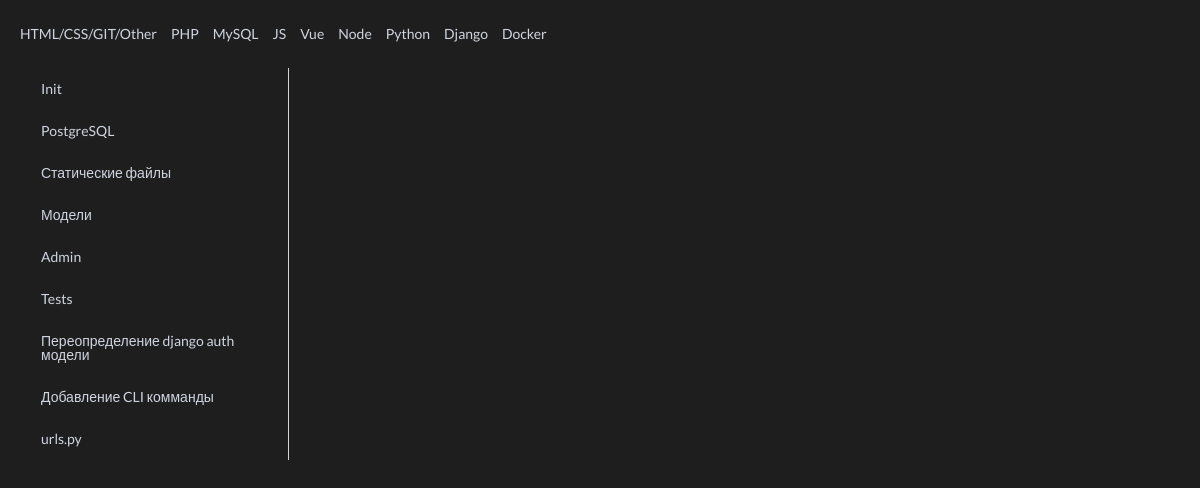
Before: /info?t=dj with the older database file.
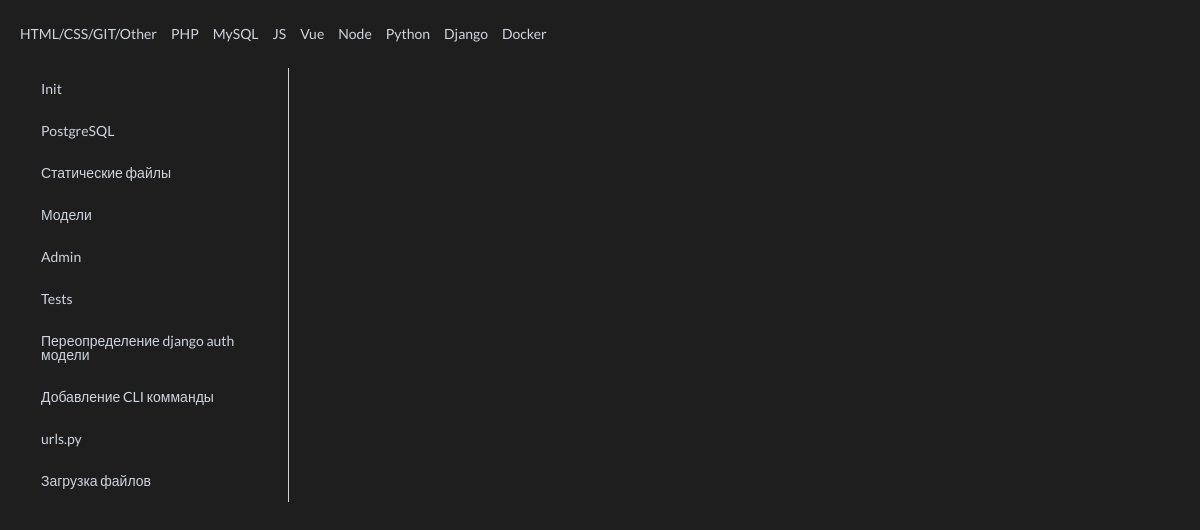
After: the same page with the newer database file.
### scraps/models.py (models this page shows, shortened)
class Technology(models.Model):
    name = models.CharField(verbose_name='Name of technology', max_length=255)
    link_name = models.CharField(verbose_name='Link name of technology(JavaScript=js)', max_length=255)
    class Meta:
        verbose_name_plural = 'Technologis'
        verbose_name = 'Technology'

class Content(models.Model):
    technology = models.ForeignKey(Technology, on_delete=models.CASCADE, related_name='technology')
    title = models.CharField(verbose_name='Title', max_length=255)
    content = models.TextField(verbose_name='Content', default='<pre data-enlighter-language="python"></pre>')
    class Meta:
        verbose_name_plural = 'Contents'
        verbose_name = 'Content'
        ordering = ['id']

### scraps/views.py (the view)
# urls.py: path('info', views.get_info, name='info'),
def get_info(req):
    technologies = models.Technology.objects.all().values()
    select_tech = req.GET['t'] or 'py'
    get_object_or_404(models.Technology, link_name=select_tech)
    content = models.Content.objects.filter(technology__link_name=select_tech)
    return render(req, 'info_page.html', context={'content': content, 'technologies': technologies})

### scraps/templates/info_page.html (shortened to what this page needs)
{% extends 'index.html' %}
{% block data %}
  <div class="ui grid">
  <div class="four wide column">
    <div class="ui vertical fluid tabular attached menu">
      {% for el in content %}
        <a class="item" data-tab="data-tab-{{ el.id }}">
          {{ el.title }}
        </a>
      {% endfor %}
    </div>
  </div>
  <div class="twelve wide stretched column">
    {% for el in content %}
        {{ el.content|safe }}
    {% endfor %}
  </div>
</div>
{% endblock %}

### scraps/templates/index.html (shortened to what this page needs)
{% extends 'base.html' %}
{% block content %}
  <div class="ui text menu">
      {% for tclgy in technologies %}
        <a class="item" href="/info?t={{ tclgy.link_name }}">
          {{ tclgy.name }}
        </a>
      {% endfor %}
  </div>
  <div class="ui content">
      {% block data %}
      {% endblock %}
  </div>
{% endblock %}

Changed rows visible on the page:
added Content: title "Загрузка файлов"
